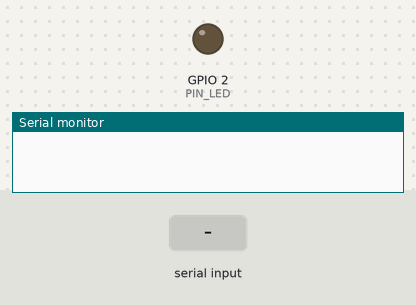
Bench run of a program on a simulated ESP32. Shown: output pins drawn as LEDs (lit = HIGH), the last lines printed to the serial monitor. The test bench sets the inputs (shaded band).

Above: at 1.2 s.
1.3 s: "2\n" received over Serial
At 2.3 s:
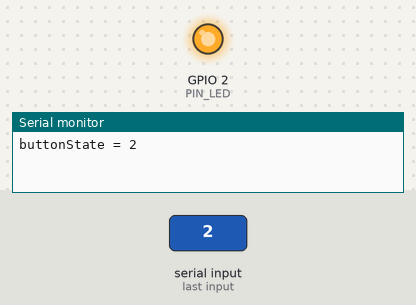
Timing chart, 0 to 7.8 s (numbered marks = the images above; inputs shaded):
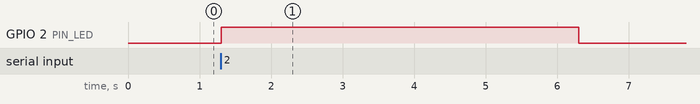

Measured:
- after the input at 1.3 s, GPIO 2 (PIN_LED): LOW → HIGH at once, → LOW 5.0 s later

The program:

main.cpp
```cpp
#include <Arduino.h>

#define PIN_LED 2
#define ACTIVE_STATE HIGH

uint8_t count = 1;

void setup() {

  Serial.begin(115200);

  pinMode(PIN_LED, OUTPUT);

  digitalWrite(PIN_LED, !ACTIVE_STATE);

}

void loop() {

  if(Serial.available() > 0){

    uint8_t buttonState = Serial.parseInt();

    Serial.printf("buttonState = %d\n", buttonState);

    if(buttonState == ACTIVE_STATE){

      count = count + 1;

      if(count == 5){

        count = 1;

        digitalWrite(PIN_LED, ACTIVE_STATE);
      }

    }
    else if(buttonState == 2){
      digitalWrite(PIN_LED, ACTIVE_STATE);
      delay(5000);

      digitalWrite(PIN_LED, !ACTIVE_STATE);

    }
    else{
      digitalWrite(PIN_LED, !ACTIVE_STATE);
    }

  }

}
```
